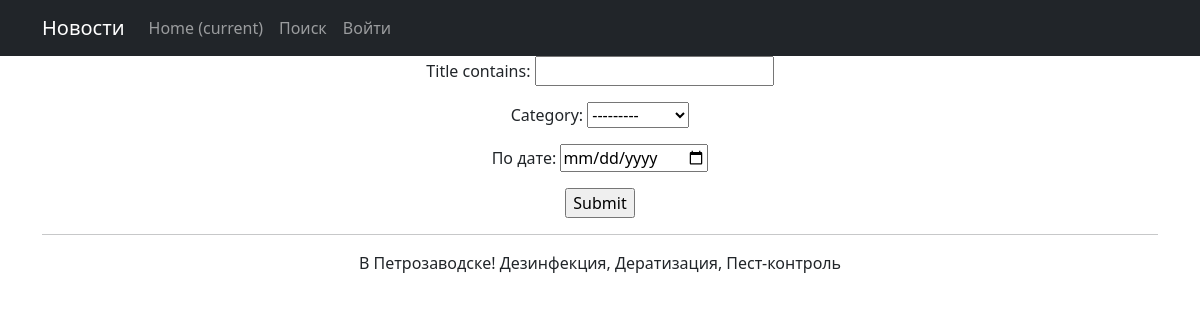
Page /news/search/ on the earlier database version.
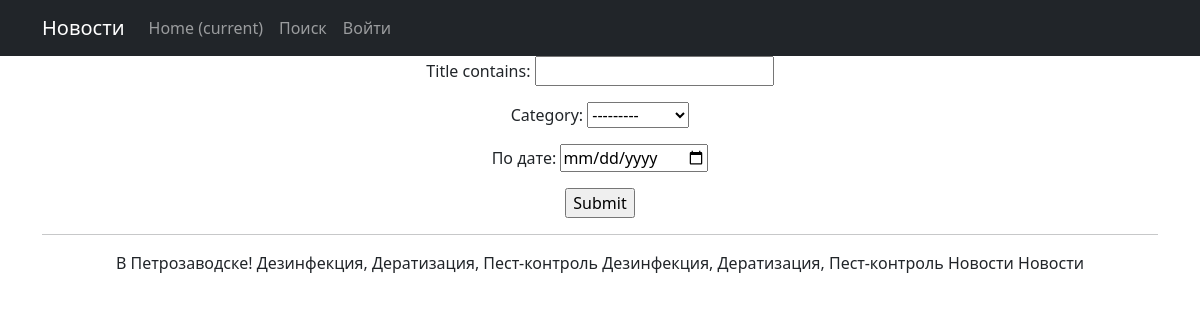
Same page on the later database version.
### portal/models.py (models this page shows, shortened)
class Post(models.Model):
    author = models.ForeignKey(Author, on_delete=models.CASCADE)
    date_in = models.DateTimeField(auto_now_add=True)
    TYPE_CATEGORY = [
        ('NW', 'Новость'),
        ('AR', 'Статья')
    ]
    type_category = models.CharField(max_length=2, choices=TYPE_CATEGORY, default='NW')
    category = models.ManyToManyField(Category, through='PostCategory')
    title = models.CharField(max_length=128)
    text = models.TextField()
    rating = models.SmallIntegerField(default=0)
    def __str__(self):
        return f'{self.title}'

### portal/views.py (the view)
# urls.py: path('search/', SearchPostList, name='PostListSearch'),
def SearchPostList(request):
    filters = PostListSearch(request.GET, queryset=Post.objects.all())
    return render(request, 'portal/PostSearch.html', {'filter_list': filters})

### portal/models.py (called while the page is built)
    def __str__(self):
        return f'{self.name}'

### templates/portal/PostSearch.html
{% extends 'flatpages/default.html' %}
{% block content %}
    <form method="get">
        {{ filter_list.form.as_p }}
        <input type="submit">
    </form>
    <hr>
    {% for x in filter_list.qs %}
        {{ x }}
    {% endfor %}
{% endblock content %}

Differences in the rows shown:
added Post: title "Дезинфекция, Дератизация, Пест-контроль"
added Post: title "Новости"
added Post: title "Новости"
